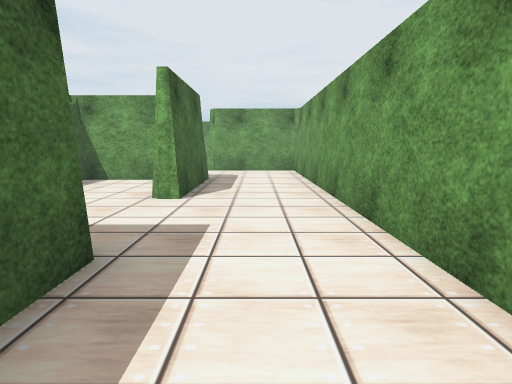
[1] (above)

24 first-person views from a walk through a scene from a Unity 3-D project. The camera is 1.2 m above the floor, tilts 8° down and sees 75° across. The floor is counted in squares, 1 m on a side. Each view is taken from the middle of a square. On the plan, view 1 faces up. The plan holds only what a view shows up to about 14 squares ahead; the rest is blank. The place goes on beyond the plan. The player character is not drawn. Some animated figures are left out. Some surface patterns are stand-ins.

[2]
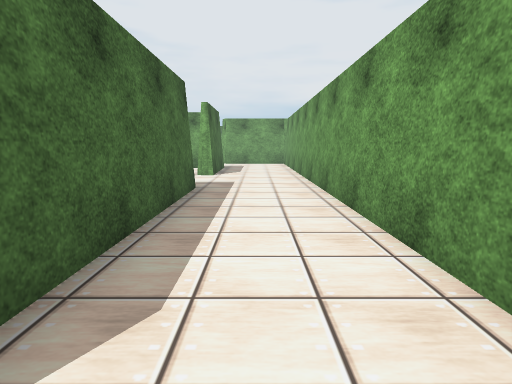

[3]
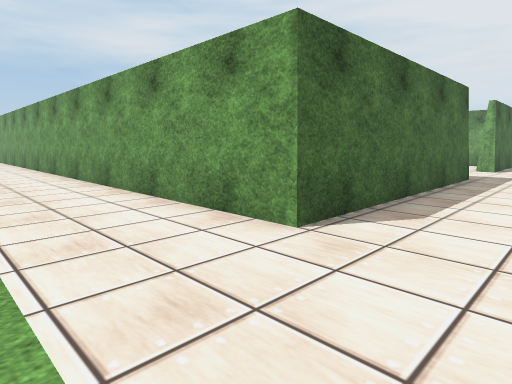

[4]
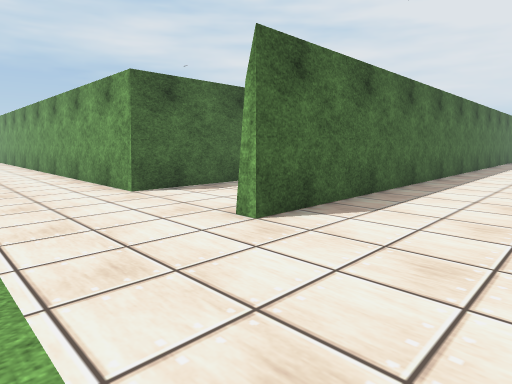

[5]
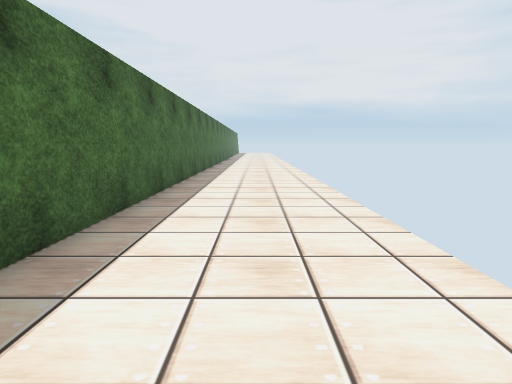

[6]
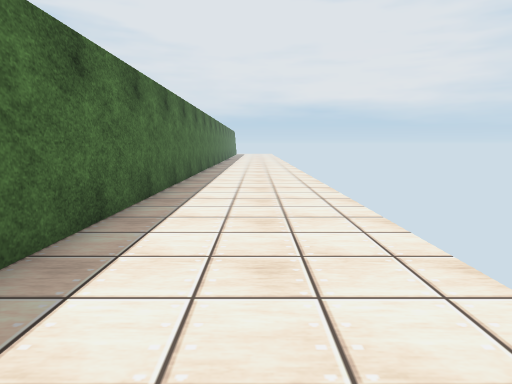

[7]
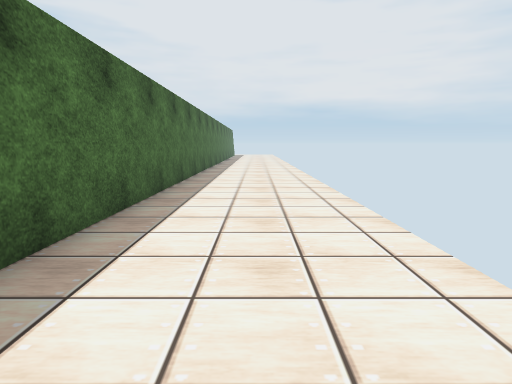

[8]
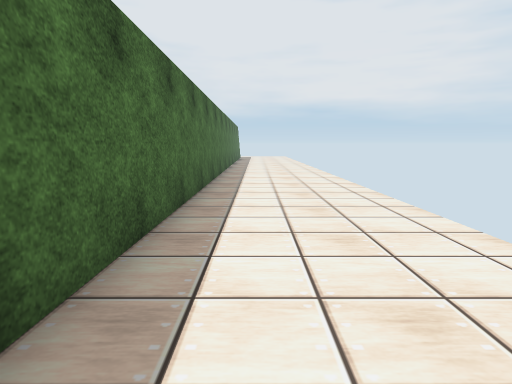

[9]
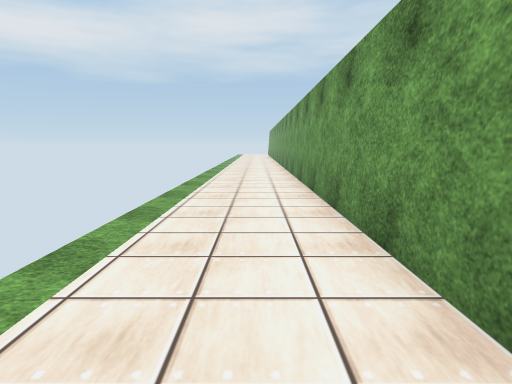

[10]
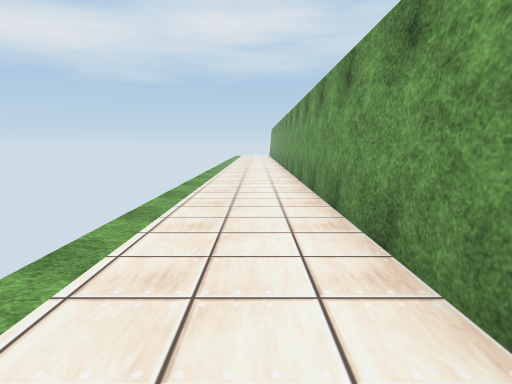

[11]
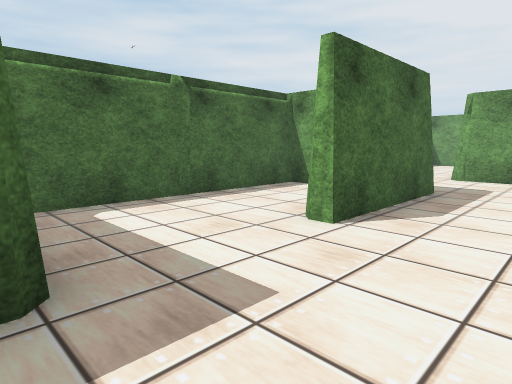

[12]
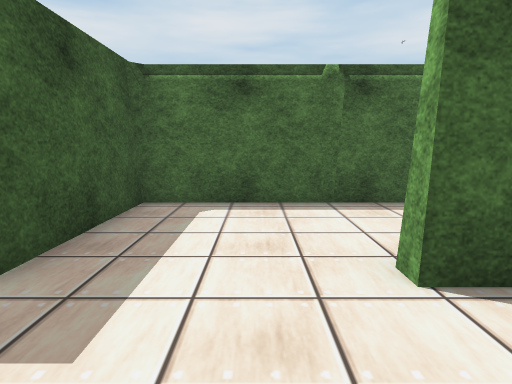

[13]
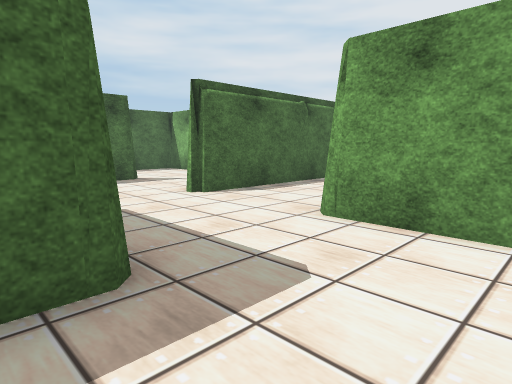

[14]
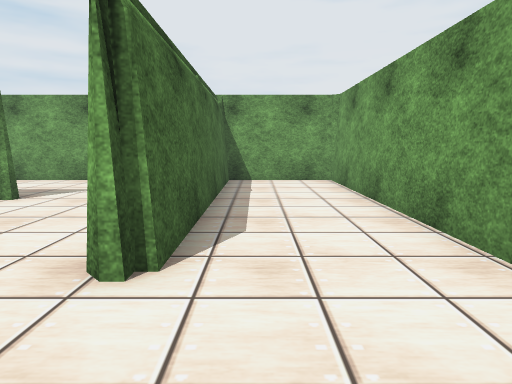

[15]
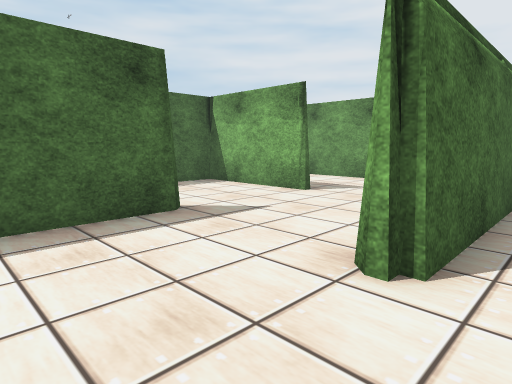

[16]
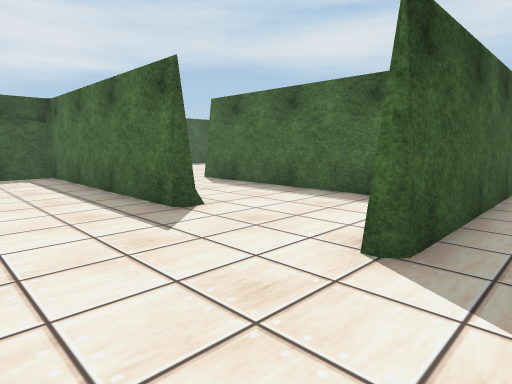

[17]
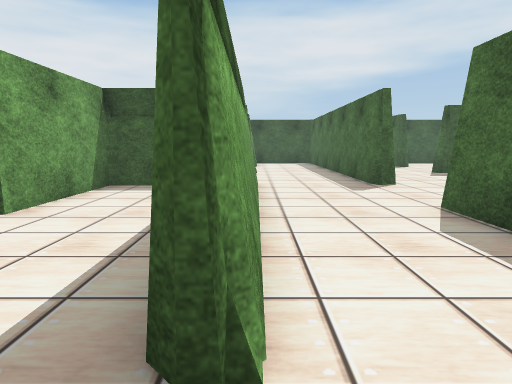

[18]
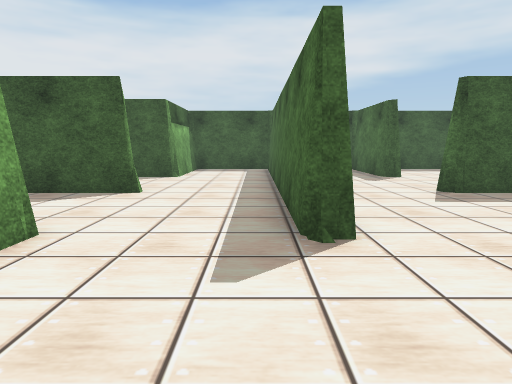

[19]
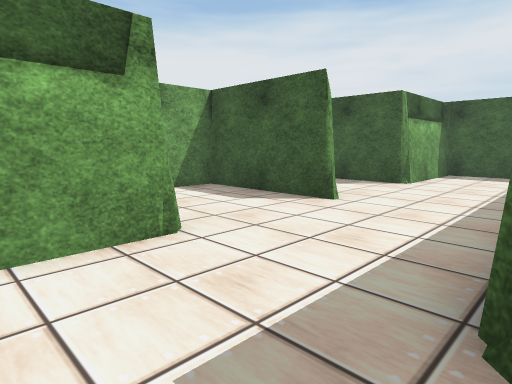

[20]
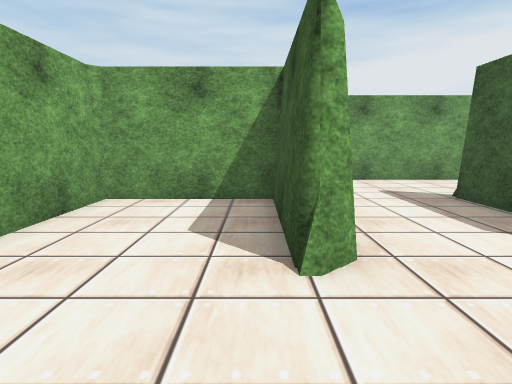

[21]
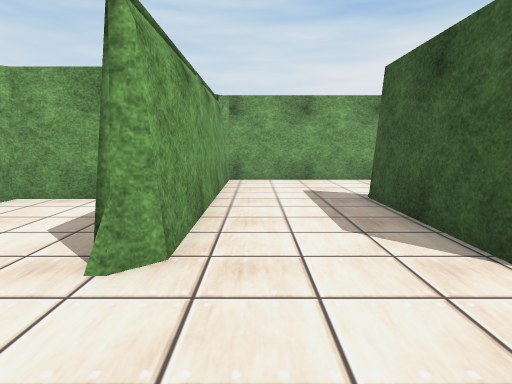

[22]
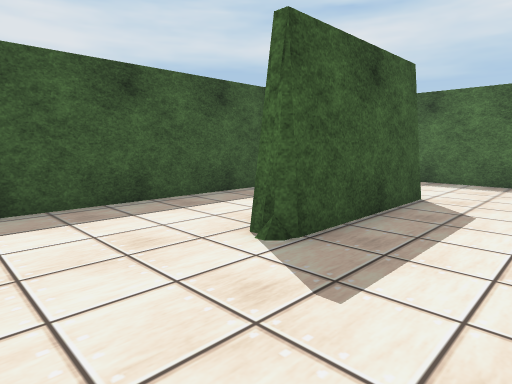

[23]
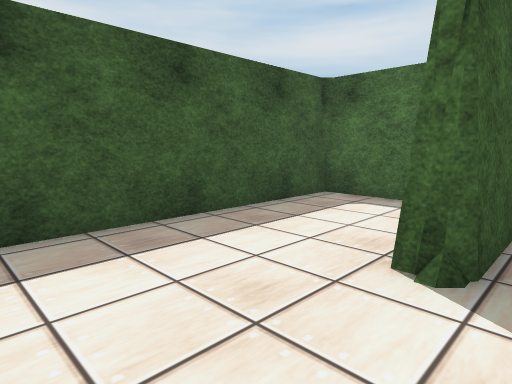

[24]
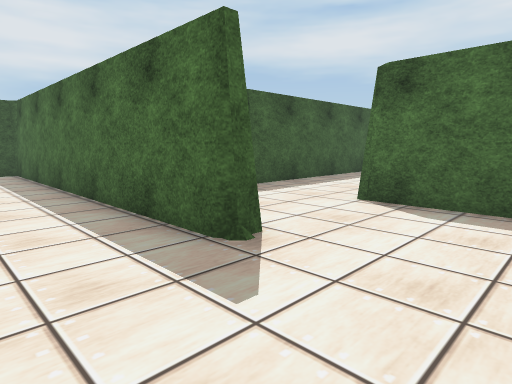

### Floor plan
Points are (right, up) in squares from view 1. A wall is a line through its corners. A room is listed if a view was taken in it or the views show most of it. See-through windows are left out.
Room 1 (views 1, 2, 3, 4, 5, 6, 7, 8, 9, 10, 11, 12, 13, 14, 15, 16, 17, 18, 19, 20, 21, 22, 23, 24)
walls: (-8, 7.8) (-6.5, 7.8); (-6.5, 8) (-6.5, 12.2); (-10.5, 7.8) (-8.8, 7.8); (-10.9, 7.5) (-10.9, 16.4) (-10.5, 16.4) (-10.5, 8); (-3.5, 11.7) (-6, 11.7) (-6, 3.5) (-1.9, 3.5) (-1.8, 3.4) (-1.8, -5.4) (-23.5, -5.4); (-14.7, 7.6) (-14.7, -4.9) (-10.9, -4.9) (-10.9, -0.7) (-6.4, -0.7); (-2, 12.3) (-1.8, 12) (-1.8, 7.5) (-2.2, 7.5); (-10.5, -2.6) (-10.5, -4.9) (-3.5, -4.9); (-2.3, -3.4) (-2.3, 3) (-10.6, 3) (-11.1, 3.5) (-6.5, 3.5) (-6.5, 7.5) (-9.6, 7.5); (-6.2, 16.5) (-6.2, 15.8); (-2.3, 16.2) (-2.3, 24.6) (-6, 24.6) (-6, 16); (0.5, 15.9) (-2.2, 15.9); (-18.9, 10.2) (-18.9, 7.4); (1.9, -3.8) (1.9, 14.1); (-19.5, -0.7) (-18.9, -0.7) (-18.9, -2.2); (-10.4, 20.3) (-14.7, 20.3) (-14.7, 11.6); (-23.5, 3.5) (-19, 3.5); (-17, 20.7) (-10.5, 20.7); (-10.8, 24.6) (-13.5, 24.6); (2.4, 26.5) (2.4, -5.4) (2, -5.4)
low walls: (-10.5, 8) (-6.5, 8); (-11, 14.5) (-11, 13.6); (-11, 15.5) (-11, 14.6); (-11, 16.2) (-11, 15.6)

Positions as (right, up) in squares from view 1, and headings:
1: (0, 0), facing up
2: (0, -6), facing up
3: (1, -9), facing up-left
4: (6, -9), facing up-left
5: (5, -3), facing up
6: (5, 3), facing up
7: (5, 7), facing up
8: (4, 14), facing up
9: (-7, -7), facing left
10: (-12, -7), facing left
11: (1, 3), facing up-left
12: (1, 6), facing left
13: (1, 11), facing up-left
14: (-5, 13), facing up
15: (-5, 13), facing up-left
16: (-7, 22), facing down-left
17: (-11, 18), facing down
18: (-14, 12), facing down
19: (-15, 10), facing down-right
20: (-14, 4), facing right
21: (-14, 2), facing right
22: (-3, 2), facing down-left
23: (-3, 0), facing down-left
24: (-12, 11), facing down-left
